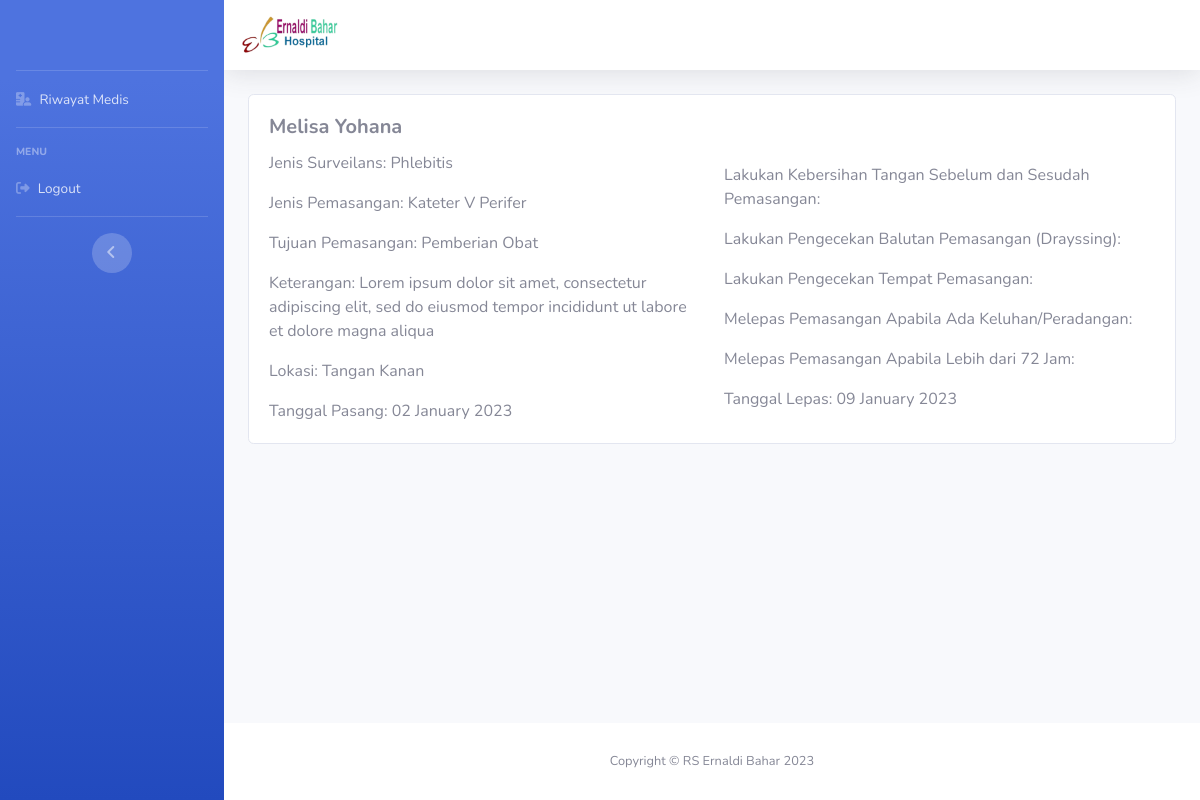
/perawat/seePhlebitis/1, run on the app's committed database.
### tables this page shows
CREATE TABLE `phlebitis` (
  `id` int(11) NOT NULL,
  `nama_pasien` varchar(128) NOT NULL,
  `jenis_surveilans` varchar(128) NOT NULL,
  `jenis_pemasangan` int(1) NOT NULL,
  `tujuan_pemasangan` int(1) NOT NULL,
  `keterangan` text NOT NULL,
  `lokasi` int(1) NOT NULL,
  `tgl_pasang` date NOT NULL,
  `kebersihan_tangan` int(1) NOT NULL,
  `pengecekan_balutan` int(1) NOT NULL,
  `pengecekan_tmpt` int(1) NOT NULL,
  `lepas_pemasanganKeluhan` int(1) NOT NULL,
  `lepas_pemasanganJam` int(1) NOT NULL,
  `tgl_lepas` date NOT NULL
);

### application/controllers/Perawat.php (called while the page is built, shortened)
<?php
class Perawat extends CI_Controller
{
    public function __construct()
    {
        $this->load->model('Dashboard_m');
        $this->load->model('Perawat_m');
        $this->load->helper('url');
    }
    public function seePhlebitis($id)
    {
        $where = array('id' => $id);
        $data['phlebitis'] = $this->Perawat_m->seeData($where, 'phlebitis')->result_array();
        $this->load->view('template/dashboard_header');
        $this->load->view('perawat/detail-phlebitis', $data);
        $this->load->view('template/dashboard_footer');
    }
}

### index.php (called while the page is built, shortened)
<?php
require_once BASEPATH.'core/CodeIgniter.php';

### application/models/Perawat_m.php (called while the page is built, shortened)
<?php
class Perawat_m extends CI_Model
{
    public function seeData($where, $table)
    {
        return $this->db->get_where($table, $where);
    }
}

### application/views/perawat/detail-phlebitis.php (the view, shortened to what this page needs)
<div class="container-fluid">
    <div class="card w-auto">
        <div class="card-body">
            <div class="row">
                <?php foreach ($phlebitis as $p) : ?>
                    <div class="col-6">
                        <h5 class="card-title" style="font-weight: bold;"><?= $p['nama_pasien'] ?></h5>
                        <p class="card-text">Jenis Surveilans: <?= $p['jenis_surveilans'] ?></p>
                        <p class="card-text">Jenis Pemasangan:
                            <?php if ($p['jenis_pemasangan'] == 1) {
                                echo 'Kateter V Perifer';
                            } elseif ($p['jenis_pemasangan'] == 2) {
                                echo 'Umbilikal';
                            } elseif ($p['jenis_pemasangan'] == 3) {
                                echo 'Double Lumen';
                            } ?>
                        </p>
                        <p class="card-text">Tujuan Pemasangan:
                            <?php if ($p['tujuan_pemasangan'] == 1) {
                                echo 'Pemberian Obat';
                            } elseif ($p['tujuan_pemasangan'] == 2) {
                                echo 'Transfusi';
                            } elseif ($p['tujuan_pemasangan'] == 3) {
                                echo 'Nutrisi Parenteral';
                            } elseif ($p['tujuan_pemasangan'] == 4) {
                                echo 'Terapi Cairan';
                            } ?>
                        </p>
                        <p class="card-text">Keterangan: <?= $p['keterangan'] ?></p>
                        <p class="card-text">Lokasi:
                            <?php if ($p['tujuan_pemasangan'] == 1) {
                                echo 'Tangan Kanan';
                            } elseif ($p['tujuan_pemasangan'] == 2) {
                                echo 'Tangan Kiri';
                            } elseif ($p['tujuan_pemasangan'] == 3) {
                                echo 'Kaki Kanan';
                            } elseif ($p['tujuan_pemasangan'] == 4) {
                                echo 'Kaki Kiri';
                            } ?>
                        </p>
                        <p class="card-text">Tanggal Pasang: <?= date('d F Y', strtotime($p['tgl_pasang'])) ?></p>
                    </div>
                    <div class="col-6">
                        <p class="card-text mt-5">Lakukan Kebersihan Tangan Sebelum dan Sesudah Pemasangan:
                        </p>
                        <p class="card-text">Lakukan Pengecekan Balutan Pemasangan (Drayssing):
                        </p>
                        <p class="card-text">Lakukan Pengecekan Tempat Pemasangan:
                        </p>
                        <p class="card-text">Melepas Pemasangan Apabila Ada Keluhan/Peradangan:
                        </p>
                        <p class="card-text">Melepas Pemasangan Apabila Lebih dari 72 Jam:
                        </p>
                        <p class="card-text">Tanggal Lepas: <?= date('d F Y', strtotime($p['tgl_lepas'])) ?></p>
                    </div>
                <?php endforeach; ?>
            </div>
        </div>
    </div>
</div>
</div>

### data on the page
phlebitis: nama_pasien "Melisa Yohana", jenis_surveilans "Phlebitis", jenis_pemasangan "Kateter V Perifer", tujuan_pemasangan "Pemberian Obat", keterangan "Lorem ipsum dolor sit amet, consectetur adipiscing elit, sed do eiusmod tempor incididunt ut labore et dolore magna aliqua", tgl_pasang "02 January 2023", tgl_lepas "09 January 2023"
